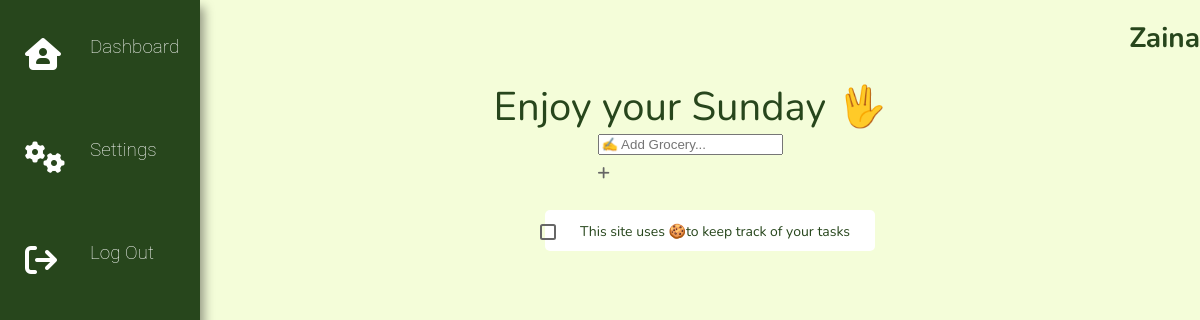
The page /home (signed in) on the database as committed earlier.
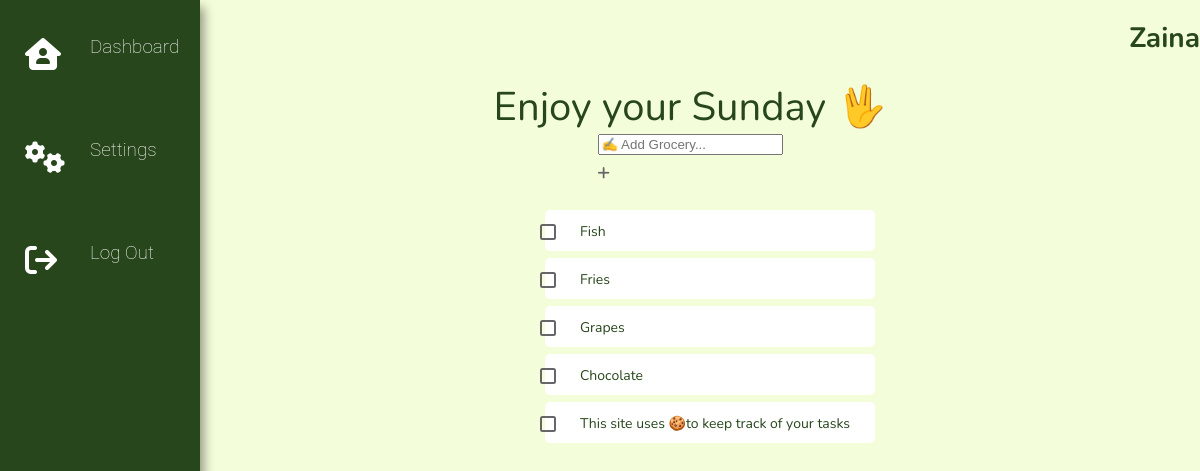
The same page on the database as committed later.
### main/models.py (models this page shows, shortened)
class Grocery(models.Model):
    name = models.CharField(max_length=100)
    created_on = models.DateTimeField(auto_now_add=True)
    bought = models.BooleanField(default=False)
    user = models.ForeignKey(settings.AUTH_USER_MODEL,
                             on_delete=models.CASCADE, related_name="Grocery")
    quantity = models.IntegerField(default = 1)
    price =  models.IntegerField(default = 1)
    note = models.CharField(max_length= 500)
    class Category_choices(models.TextChoices):
        Fruits = '🍓Fruits',
        Vegetables = '🥒Vegetables',
        Canned_Goods = '🥫Canned Goods',
        Dairy = '🥛Dairy',
        Meat = '🥩Meat',
        Seafood = '🐟Fish & Seafood',
        Condiments = '🧂Condiments and Spices',
        Snacks = '🍟Snacks',
        Baked_Goods = '🍞Baked Goods',
        Beverages = '🧃Beverages',
        Pasta_and_Rice = '🍝Pasta',
        Baking_Products = '🥚Baking Products',
        Frozen_Food = '🍗Frozen Food',
        Baby_Items = '🚼Baby Items',
        Pet_Care = '🐕Pet Care',
        Miscellaneous = 'Miscellaneous'
    category = models.CharField(max_length = 200,choices = Category_choices.choices, default= "blank")
    class Meta:
        verbose_name = "Grocery"
        verbose_name_plural = "Groceries"

### main/views.py (the view, shortened to what this page needs)
# urls.py: path('home', views.home, name = "home"),
@login_required
def home(request):
    model = Grocery
    groceries = Grocery.objects.filter(user = request.user, bought = False)
    paginator = Paginator(groceries, 10)
    page_number = request.GET.get("page")
    page_obj = paginator.get_page(page_number)
    context = {"groceries":groceries, "page_obj": page_obj}
    return render (request, 'main.html', context)

### templates/main.html (shortened to what this page needs)
<!DOCTYPE html>
<html lang="en">
{% load static %}
<head>
    <link href="{% static 'css/main.css' %}" rel="stylesheet" type="text/css" />
</head>
<body>
    <nav class="nav__cont">
        <ul class="nav">
            <li class="nav__items ">
                <i class="fa-solid fa-house-user"></i>
                <a href="">Dashboard</a>
            </li>
            <li class="nav__items ">
                <i class="fa-solid fa-gears"></i>
                <a href="">Settings</a>
            </li>
            <li class="nav__items " id="last">
                <i class="fa-solid fa-arrow-right-from-bracket"></i>
                <a href="">Log Out</a>
            </li>
        </ul>
    </nav>
    <main>
        <div class="head">
            <h1 class="username">{{user.username}}</h1>
        </div>
        <div class="wrapper">
            <div class="today"></div>
            <div class="form-group has-feedback">
                <input type="text" name="new-grocery" class="form-control" placeholder="✍️ Add item..." />
                <i class="fa fa-plus form-control-feedback add-btn" title="Add item"></i>
            </div>
            <ul class="grocery-list">
                {% for grocery in groceries %}
                <li class="grocery">
                    <div class="checkbox">
                        <label>
                            <span class="checkbox-mask"></span>
                            <input type="checkbox">{{grocery.name}}
                        </label>
                    </div>
                </li>
                {% endfor %}
            </ul>
        </div>
    </main>
</body>
</html>

### static/css/main.css (style rules this page uses)
:root { --main: #27461c; }
body { font: 14px 'Nunito', sans-serif; display: grid; grid-template-columns: 1fr 9fr; margin: 0; height: 100vh; background: #F4FDD9; color: var(--main); }
.nav__cont { position: fixed; width: 60px; top: 0; height: 100vh; z-index: 100; background-color: var(--main); overflow: hidden; transition: width 0.3s ease; cursor: pointer; box-shadow: 4px 7px 10px rgba(0, 0, 0, 0.4); }
.nav { list-style-type: none; color: white; }
.nav:first-child { padding-top: 1.5rem; }
.nav__items { padding-bottom: 3rem; font-family: 'roboto'; }
.nav__items a { position: relative; display: block; top: -35px; padding-left: 25px; padding-right: 15px; transition: all 0.3s ease; margin-left: 25px; margin-right: 10px; text-decoration: none; color: white; font-family: 'roboto'; font-weight: 100; font-size: 1.35em; }
.nav__items a:after { content: ''; width: 100%; height: 100%; position: absolute; top: 0; left: 0; border-radius: 2px; background: radial-gradient(circle at 94.02% 88.03%, #fcfcfc, transparent 100%); opacity: 0; transition: all 0.5s ease; z-index: -10; }
.nav__items i { font-size: 2rem; position: relative; left: -25px; cursor: pointer; }
main { display: grid; grid-template-rows: 1fr 9fr; width: 85vw; margin-left: 15vw; height:100vh; }
.username { text-align: right; text-transform: capitalize; }
.wrapper { display:flex; flex-direction: column; align-items: center; }
.today { font-size: 2.5rem; }
.grocery-list { margin: 20px 0; }
ul { list-style-type: none; }
.grocery-list li { background: #fff; border-radius: 5px; margin-bottom: 7px; position: relative; word-break: break-word; }
.grocery-list li .checkbox { margin: 0; padding: 10px 15px; border-radius: 5px; }
.grocery-list li label { display: block; padding-right: 10px; }
.grocery-list li label .checkbox-mask { display: block; border: 2px solid #666; width: 12px; height: 12px; border-radius: 2.5px; position: absolute; margin-left: -20px; margin-top: 4px; }
.has-feedback .fa { line-height: 35px; cursor: pointer; pointer-events: auto; z-index: 10; display: block; color: #666; -webkit-transition: color 0.15s linear; transition: color 0.15s linear; }
@media screen and (min-width: 600px) { .nav__items i { width: 32px; height: 32px; left: -15px; } }
@media screen and (min-width: 600px) { .nav__cont { width: 80px; } }

Rows that differ between the two databases and show on the page:
added Grocery: name "Fish"
added Grocery: name "Fries"
added Grocery: name "Grapes"
added Grocery: name "Chocolate"
